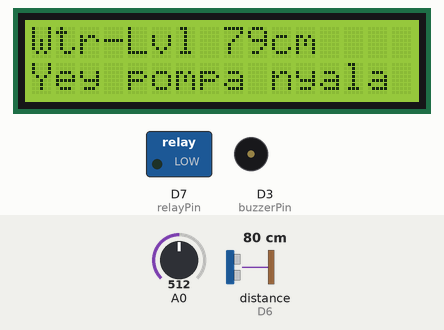
A program run on a simulated ESP8266 (NodeMCU). Parts: 16×2 character LCD, switched loads named in the program (green lamp = pin HIGH), buzzer (waves = sounding, pin HIGH). Inputs (shaded band) come from the test bench; at power-on: distance to the obstacle (sensor on D6) 80 cm, A0 = 512. The echo pulse lasts 58.3 µs per cm; WiFi joins after 1.5 s; servers stay silent unless stated; no MQTT or app messages arrive unless stated; pins used as bus, display or sensor lines are not drawn; what the program prints to the serial monitor is not drawn.

Above: at 5.6 s.
5.7 s: distance to the obstacle (sensor on D6) set to 2 cm
At 10.8 s:
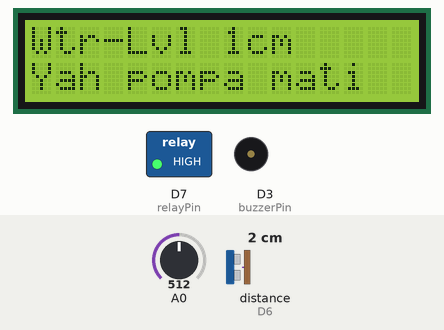
11.5 s: distance to the obstacle (sensor on D6) set to 4 cm
At 15.9 s:
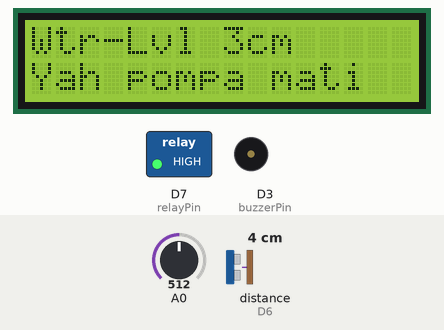
16.5 s: distance to the obstacle (sensor on D6) set to 9 cm
At 21.0 s:
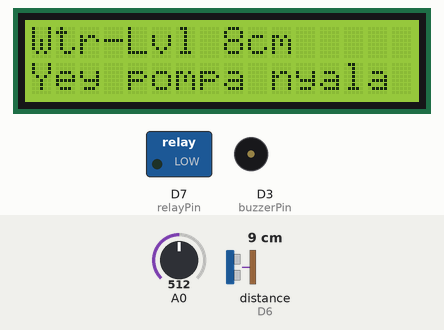
Timing chart, 0 to 22.5 s (numbered marks = the images above; inputs shaded):
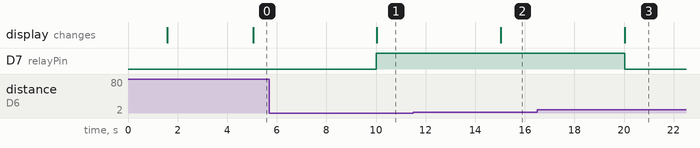

The program:

main.cpp
```cpp
#include <Arduino.h>
#include <LiquidCrystal_I2C.h>
#include <ESP8266WiFi.h>
#include <PubSubClient.h>

LiquidCrystal_I2C lcd(0x27, 16, 2);

#define triggerPin D5
#define echoPin D6
int buzzerPin = D3;
int buzzerStatus = 0;
const int relayPin = D7;
int relayStatus = 0;

const char *ssid = "JTI-POLINEMA";
const char *password = "jtifast!";
const char *mqtt_server = "broker.hivemq.com";

WiFiClient espClient;
PubSubClient client(espClient);

long now = millis();
long lastMeasure = 0;
String macAddr = "";

void setup_wifi()
{
  delay(10);
  Serial.println();
  Serial.print("Connecting to ");
  Serial.println(ssid);
  WiFi.begin(ssid, password);
  while (WiFi.status() != WL_CONNECTED)
  {
    delay(500);
    Serial.print(".");
  }
  Serial.println("");
  Serial.print("WiFi connected - ESP IP address: ");
  Serial.println(WiFi.localIP());
  macAddr = WiFi.macAddress();
  Serial.println(macAddr);
}

void reconnect()
{
  while (!client.connected())
  {
    Serial.print("Attempting MQTT connection...");
    if (client.connect(macAddr.c_str()))
    {
      Serial.println("connected");
    }
    else
    {
      Serial.print("failed, rc=");
      Serial.print(client.state());
      Serial.println(" try again in 5 seconds");
      delay(5000);
    }
  }
}

void setup()
{
  Serial.begin(115200);
  Serial.println("Mqtt Node-RED");
  setup_wifi();
  client.setServer(mqtt_server, 1883);

  pinMode(triggerPin, OUTPUT);
  pinMode(echoPin, INPUT);
  pinMode(buzzerPin, OUTPUT);

  lcd.init();
  lcd.backlight();
  lcd.setCursor(0, 0);
  lcd.print("");
  pinMode(relayPin, OUTPUT);
}

void loop()
{
  if (!client.connected())
  {
    reconnect();
  }
  if (!client.loop())
  {
    client.connect(macAddr.c_str());
  }
  now = millis();
  if (now - lastMeasure > 5000)
  {
    lastMeasure = now;
    long duration, jarak;

    digitalWrite(triggerPin, LOW);
    delayMicroseconds(2);

    digitalWrite(triggerPin, HIGH);
    delayMicroseconds(10);

    digitalWrite(triggerPin, LOW);
    duration = pulseIn(echoPin, HIGH);

    jarak = duration * 0.034 / 2;

    lcd.setCursor(0, 0);
    lcd.clear();
    lcd.home();
    lcd.print("Wtr-Lvl ");
    lcd.print(jarak);
    lcd.print("cm");

    if (jarak > 3)
    {
      Serial.print(jarak);
      Serial.println(" cm");
      Serial.println("Relay ON");

      buzzerStatus = 0;
      relayStatus = 1;

      digitalWrite(relayPin, LOW);
      lcd.setCursor(0, 1);
      lcd.print("Yey pompa nyala");
      digitalWrite(buzzerPin, LOW);
    }
    else
    {
      buzzerStatus = 0;
      relayStatus = 0;

      digitalWrite(buzzerPin, LOW);
      digitalWrite(relayPin, HIGH);
      Serial.print(jarak);
      Serial.println(" cm");
      Serial.println("Relay OFF");
      lcd.setCursor(0, 1);
      lcd.print("Yah pompa mati");
    }

    if (jarak < 5 && jarak > 3)
    {
      Serial.print(jarak);
      Serial.println(" cm");
      Serial.println("Relay ON");

      buzzerStatus = 1;
      relayStatus = 1;

      digitalWrite(relayPin, LOW);
      lcd.setCursor(0, 1);
      lcd.print("Yey pompa nyala");
      digitalWrite(buzzerPin, HIGH);
    }
    static char Relay[7];
    dtostrf(relayStatus, 4, 2, Relay);
    relayStatus = analogRead(relayPin);
    client.publish("waterlvl/relay", Relay);

    static char Buzzer[7];
    dtostrf(buzzerStatus, 4, 2, Buzzer);
    buzzerStatus = analogRead(buzzerPin);
    client.publish("waterlvl/buzzer", Buzzer);

    static char Water[7];
    dtostrf(jarak, 4, 2, Water);
    client.publish("waterlvl/wtr-lvl-indicator", Water);
  }
}
```

Measured:
- after the input at 5.7 s, D7 (relayPin): LOW → HIGH after 4.3 s; the display: changes after 4.3 s (image 1)
- after the input at 11.5 s, the display: changes after 3.5 s (image 2)
- after the input at 16.5 s, D7 (relayPin): HIGH → LOW after 3.5 s; the display: changes after 3.5 s (image 3)
